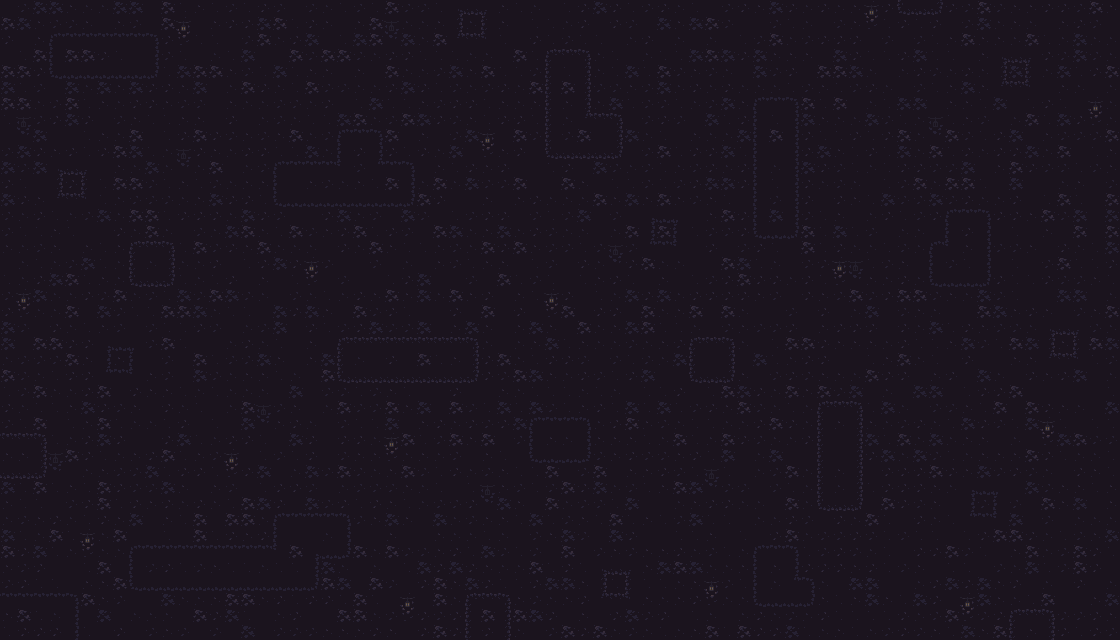

Below is a game level as drawn by its tile map, then a one-line description and the .tmx that defines it (tile-layer data replaced by summaries):
An orthogonal 70x40 tile map with 16x16 px tiles, 3 tile layers (Tile Layer 1, Tile Layer 2, Tile Layer 3).

<map version="1.10" tiledversion="1.10.2" orientation="orthogonal" renderorder="right-down" width="70" height="40" tilewidth="16" tileheight="16" infinite="0" nextlayerid="4" nextobjectid="1">
 <tileset firstgid="1" source="RoboMaze.tsx" />
 <layer id="1" name="Tile Layer 1" width="70" height="40">
  <data>[2800 cells, 2800 non-empty, 8 distinct tile ids]</data>
 </layer>
 <layer id="2" name="Tile Layer 2" width="70" height="40">
  <data>[2800 cells, 412 non-empty, 41 distinct tile ids]</data>
 </layer>
 <layer id="3" name="Tile Layer 3" width="70" height="40" opacity="0.7">
  <data>[2800 cells, 2800 non-empty, 1 distinct tile ids]</data>
 </layer>
</map>
